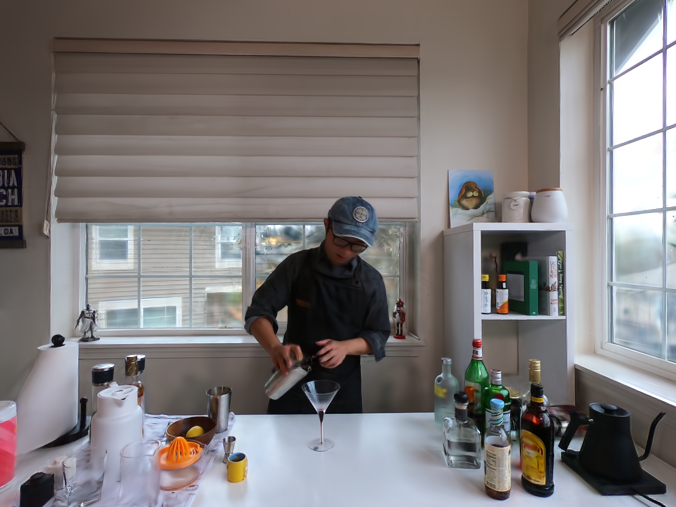
#> input picture 4DGaussians/low_resolution_work_v2/renders/cam00_k2_frame0001_render.png, 676 x 507 px, given in place of cam00.png, which was not available
$ python make_visuals.py
#> lines starting #> are read from the running program, lines starting #| are printed output that depends on the picture
"""Uniform visual comparison (Deliverable 4) for TAD-GS, STGS and 4DGS.

For each k in {2, 4, 8} the test frame is the one with the most ground-truth motion (STGS rule):
k=2 -> t=1, k=4 -> t=2, k=8 -> t=4, held-out camera cam00, 676x507.
Every method gets the same frame, the same 160x160 crop (centred on the ground-truth flow peak inside the
dynamic-region mask) and the same error map: mean |render - GT| over RGB, colour scale 0..0.25 (magma).

Inputs (any missing method is skipped with a message):
  GT      : TADGS/data/neural_3d_video/scenes/coffee_martini/colmap_{t}/images/cam00.png
  TAD-GS  : TADGS/results/renders_k{k}_cam00_all50/renders/cam00_frame{t:04d}.png
  STGS    : STGS/results/renders/render_k{k}_cam00_f{t:03d}.png
  4DGS    : 4DGaussians/low_resolution_work_v2/renders/cam00_k{k}_frame{t:04d}_render.png (rendered at 676x507)
Output: deliverables/figures/visual_uniform_k{k}.jpg and visual_uniform_crops.jpg
"""
import glob
from pathlib import Path

import cv2
import matplotlib
import numpy as np

matplotlib.use("Agg")
import matplotlib.patches as patches  # noqa: E402
import matplotlib.pyplot as plt  # noqa: E402

ROOT = Path(__file__).resolve().parents[2]
FIG = ROOT / "deliverables/figures"
SCENE = ROOT / "TADGS/data/neural_3d_video/scenes/coffee_martini"
MASK = ROOT / "TADGS/data/neural_3d_video/flow_masks/coffee_martini/otsu_bbox_masks/mask_cam00_frame0020.png"
FRAMES = {2: 1, 4: 2, 8: 4}
CROP = 160
EMAX = 0.25
FOURDGS_GLOBS = [
    "4DGaussians/low_resolution_work_v2/renders/cam00_k{k}_frame{t:04d}_render.png",
]


def rgb(p):
    return cv2.cvtColor(cv2.imread(str(p)), cv2.COLOR_BGR2RGB).astype(np.float64) / 255.0
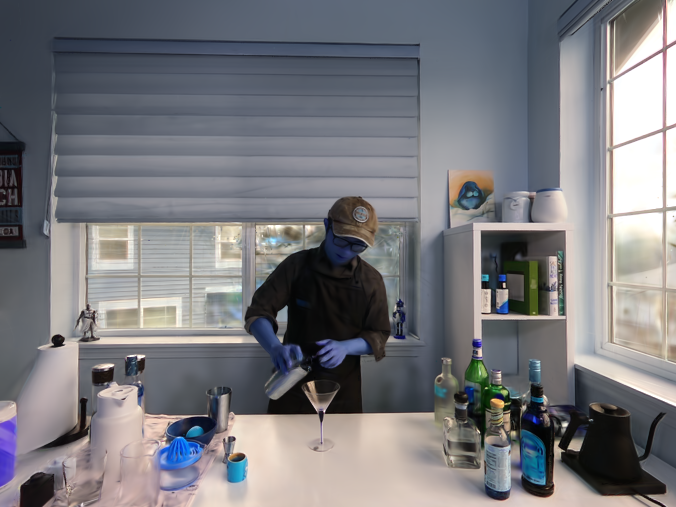
#> returned value: shape (507, 676, 3) float64; mean of channels 0, 1, 2 0.491, 0.474, 0.474; drawn as B, G, R


def find_render(method, k, t):
    if method == "TAD-GS":
        p = ROOT / f"TADGS/results/renders_k{k}_cam00_all50/renders/cam00_frame{t:04d}.png"
        return p if p.exists() else None
    if method == "STGS":
        p = ROOT / f"STGS/results/renders/render_k{k}_cam00_f{t:03d}.png"
        return p if p.exists() else None
    for g in FOURDGS_GLOBS:
        hits = sorted(glob.glob(str(ROOT / g.format(k=k, t=t)), recursive=True))
        hits = [h for h in hits if "gt" not in Path(h).name.lower()]
        if hits:
            return Path(hits[0])
    return None


def crop_box(t):
    """160x160 box centred on the ground-truth flow peak (frame t -> t+1) inside the dynamic mask."""
#> called with t = 1
    a = cv2.imread(str(SCENE / f"colmap_{t}/images/cam00.png"), 0)
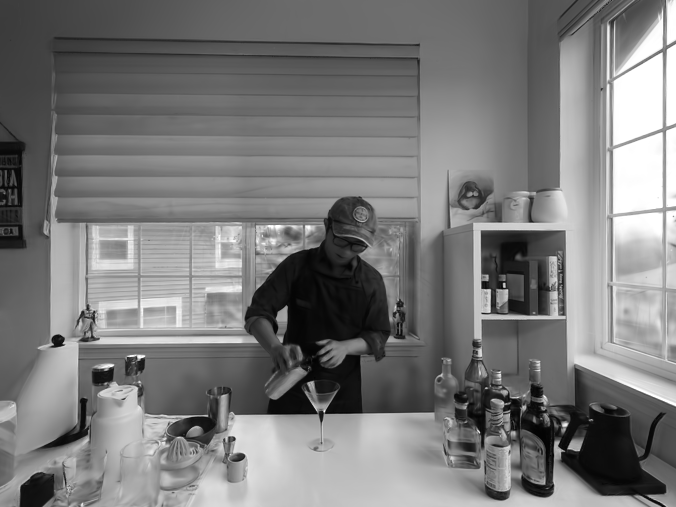
#> a: shape (507, 676); min 3, max 255, mean 121.7
    b = cv2.imread(str(SCENE / f"colmap_{t + 1}/images/cam00.png"), 0)
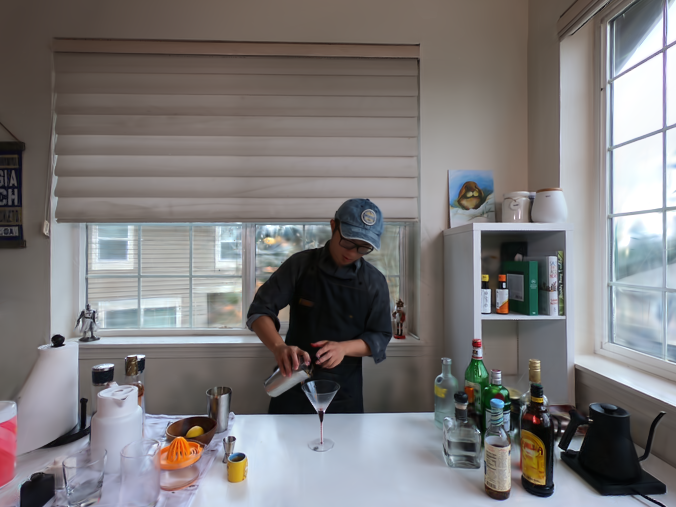
#> input picture 4DGaussians/low_resolution_work_v2/renders/cam00_k4_frame0002_render.png, 676 x 507 px, given in place of cam00.png, which was not available
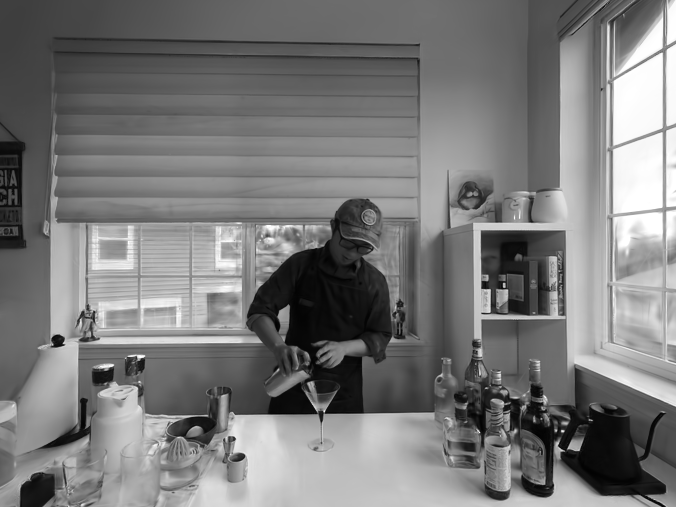
#> b: shape (507, 676); min 2, max 255, mean 121.2
    flow = cv2.calcOpticalFlowFarneback(a, b, None, 0.5, 3, 15, 3, 5, 1.2, 0)
    mag = np.linalg.norm(flow, axis=2)
    mag[cv2.imread(str(MASK), 0) <= 127] = 0
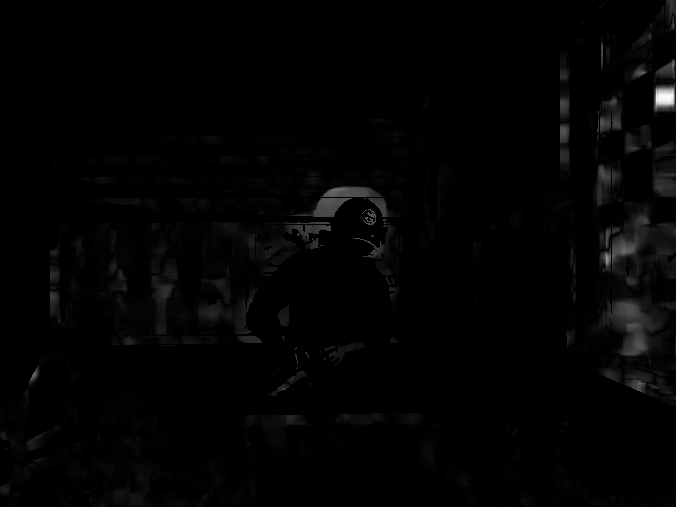
#> mag: shape (507, 676) float32; min 0, max 24.45, mean 0.3; drawn with min black and max white
    mag = cv2.GaussianBlur(mag, (0, 0), 15)
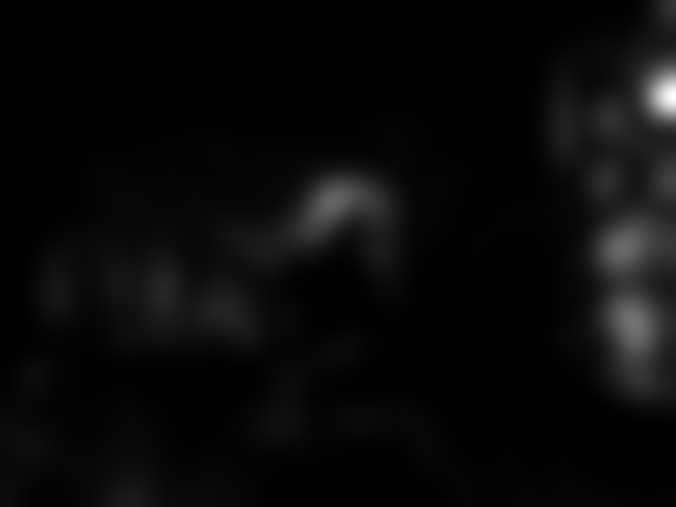
#> mag: shape (507, 676) float32; min 0, max 8.37, mean 0.315; drawn with min black and max white
    cy, cx = np.unravel_index(np.argmax(mag), mag.shape)
#> cy = 96; cx = 675
    H, W = mag.shape
#> H = 507; W = 676
    x0 = int(np.clip(cx - CROP // 2, 0, W - CROP))
#> x0 = 516
    y0 = int(np.clip(cy - CROP // 2, 0, H - CROP))
#> y0 = 16
    return x0, y0


def psnr(a, b):
    return 10 * np.log10(1.0 / np.mean((a - b) ** 2))


METHODS = ["TAD-GS", "STGS", "4DGS"]
crops = {}
for k, t in FRAMES.items():
    gt = rgb(SCENE / f"colmap_{t}/images/cam00.png")
    x0, y0 = crop_box(t)
#> x0 = 516; y0 = 16
    rows = []
    for m in METHODS:
        p = find_render(m, k, t)
        if p is None:
            print(f"[skip] {m} k={k} t={t}: no 676x507 render found")
            continue
        r = rgb(p)
        if r.shape != gt.shape:
            print(f"[skip] {m} k={k}: render is {r.shape[1]}x{r.shape[0]}, expected 676x507 ({p})")
            continue
        rows.append((m, r))
    crops[k] = (gt, x0, y0, rows)
    n = len(rows)
    fig, ax = plt.subplots(n, 5, figsize=(17, 2.75 * n + 0.4),
                           gridspec_kw=dict(width_ratios=[1.33, 1.33, 1, 1, 1]), squeeze=False)
    for i, (m, r) in enumerate(rows):
        err = np.abs(r - gt).mean(axis=2)
        s = (slice(y0, y0 + CROP), slice(x0, x0 + CROP))
        panels = [(r, f"{m} render  ({psnr(r, gt):.2f} dB)"),
                  (err, "|render - GT|"),
                  (gt[s], "GT crop"),
                  (r[s], f"{m} crop  ({psnr(r[s], gt[s]):.2f} dB)"),
                  (err[s], "|error| crop")]
        for j, (img, title) in enumerate(panels):
            a = ax[i, j]
            if img.ndim == 2:
                im = a.imshow(img, cmap="magma", vmin=0, vmax=EMAX)
            else:
                a.imshow(np.clip(img, 0, 1))
            if j < 2:
                a.add_patch(patches.Rectangle((x0, y0), CROP, CROP, fill=False, ec="#00ff66", lw=1.2))
            a.set_title(title, fontsize=9)
            a.set_xticks([])
            a.set_yticks([])
#> img: shape (160, 160) float64; every value is 0
    fig.subplots_adjust(right=0.92)
    cb = fig.colorbar(im, cax=fig.add_axes([0.935, 0.2, 0.008, 0.6]))
    cb.set_label("|error| (0 to 0.25)", fontsize=8)
    fig.suptitle(f"k = {k}, held-out cam00, test frame t = {t} (676x507). "
                 f"Same frame, crop and error scale for all methods.", fontsize=11)
    fig.savefig(FIG / f"visual_uniform_k{k}.jpg", dpi=150, bbox_inches="tight", pil_kwargs={"quality": 90})
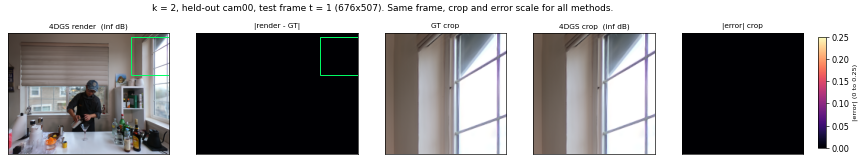
#> figure drawn by matplotlib, 6 panels
#> (the run stopped early here; a loop or call above may not have finished)
